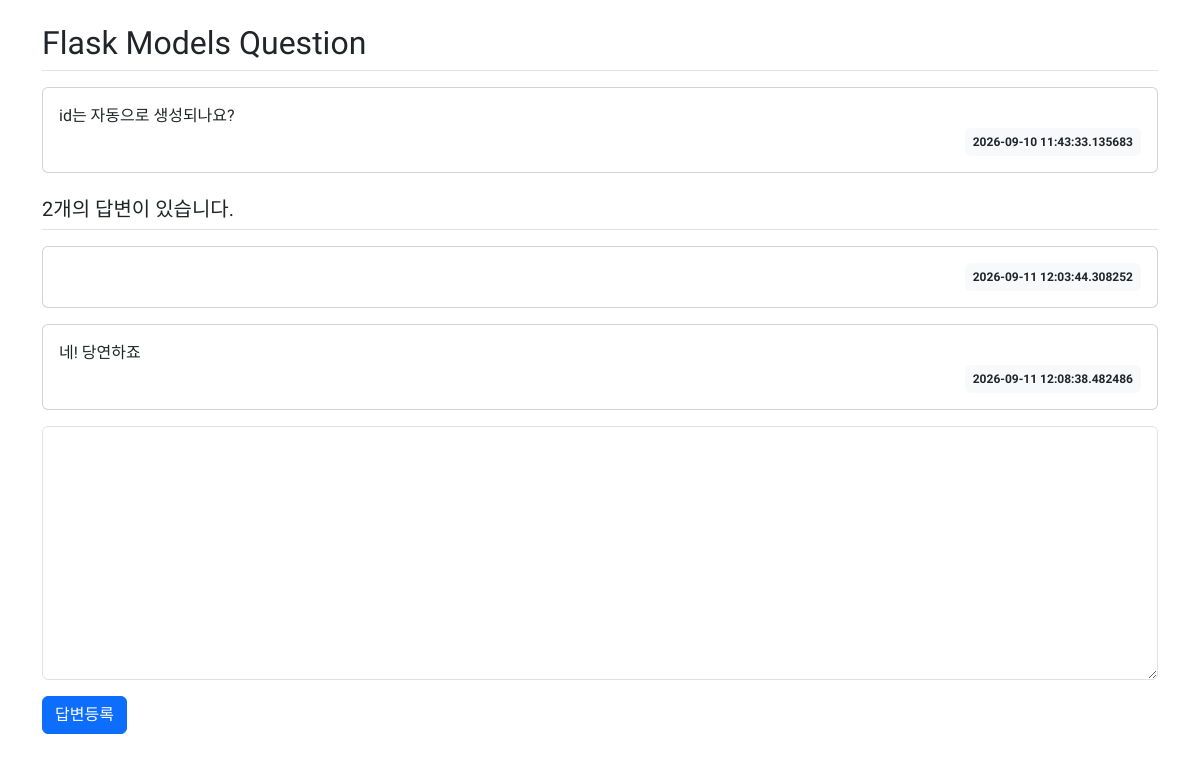
/question/detail/2, run on the app's committed database.
### pybo/models.py (models this page shows)
class Question(db.Model):
    id = db.Column(db.Integer, primary_key=True)
    subject = db.Column(db.String(200), nullable=False)
    content = db.Column(db.Text, nullable=False)
    create_date = db.Column(db.DateTime, nullable=False)

class Answer(db.Model):
    id = db.Column(db.Integer, primary_key=True)
    question_id = db.Column(db.Integer, db.ForeignKey('question.id', ondelete='CASCADE'))
    question = db.relationship(Question, backref=db.backref('answer_set'))
    content = db.Column(db.Text, nullable=False)
    create_date = db.Column(db.DateTime, nullable=False)

### pybo/views/question_views.py (the view)
@bp.route('/detail/<int:question_id>')
def detail(question_id):
    question = Question.query.get_or_404(question_id)
    return render_template('question/question_detail.html', question=question)

### pybo/templates/question/question_detail.html
{% extends "base.html" %}
{% block content %}
<div class="container my-3">
    <h2 class="border-bottom py-2">{{ question.subject }}</h2>
    <div class="card my-3">
        <div class="card-body">
            <div class="card-text" style="white-space: pre-line;">{{ question.content }}</div>
            <div class="d-flex justify-content-end">
                <div class="badge bg-light text-dark p-2">
                    {{ question.create_date }}
                </div>
            </div>
        </div>
    </div>
    <h5 class="border-bottom my-3 py-2">{{ question.answer_set|length }}개의 답변이 있습니다.</h5>
    {% for answer in question.answer_set %}
    <div class="card my-3">
        <div class="card-body">
            <div class="card-text" style="white-space: pre-line;">{{ answer.content }}</div>
            <div class="d-flex justify-content-end">
                <div class="badge bg-light text-dark p-2">
                    {{ answer.create_date }}
                </div>
            </div>
        </div>
    </div>
    {% endfor %}
    <form action="{{ url_for('answer.create', question_id=question.id) }}" method="post" class="my-3">
        <div class="mb-3">
            <textarea name="content" id="content" class="form-control" rows="10"></textarea>
        </div>
        <input type="submit" value="답변등록" class="btn btn-primary">
    </form>
</div>
{% endblock %}

### pybo/templates/base.html (shortened to what this page needs)
<!DOCTYPE html>
<html lang="ko">
<head>
    <link rel="stylesheet" href="https://cdn.jsdelivr.net/npm/bootstrap@5.3.6/dist/css/bootstrap.min.css">
    <link rel="stylesheet" href="{{url_for('static', filename='style.css')}}">
</head>
<body>
    {% block content %}
    {% endblock %}
</body>
</html>

### pybo/static/style.css (style rules this page uses)
body { font-family: "Hahmlet", serif; font-weight: 400; }

### data on the page
Question: subject "Flask Models Question", content "id는 자동으로 생성되나요?", create_date "2026-09-10 11:43:33.135683"
Answer: create_date "2026-09-11 12:03:44.308252"
Answer: content "네! 당연하죠", create_date "2026-09-11 12:08:38.482486"

### other printed values
{{ question.answer_set|length }} "2"
